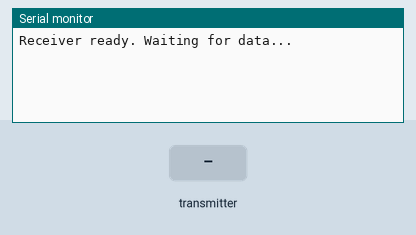
Bench run of a sketch on a simulated Arduino Uno, built with avr-gcc and run on an emulated ATmega328P. Shown: the last lines printed to the serial monitor. The inputs (shaded band) are chosen by the test bench. No radio packets arrive unless stated.

Above: at 1.2 s.
1.3 s: the transmitter starts sending timestamp = 0
At 1.37 s:
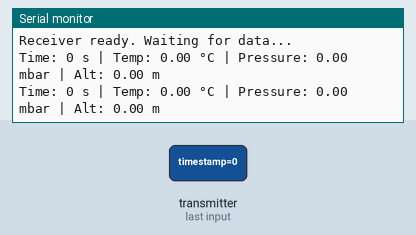
3.2 s: the transmitter starts sending temperature = 25
At 3.3 s:
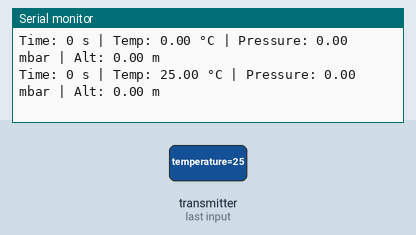
6.2 s: the transmitter starts sending altitude = 25
At 6.34 s:
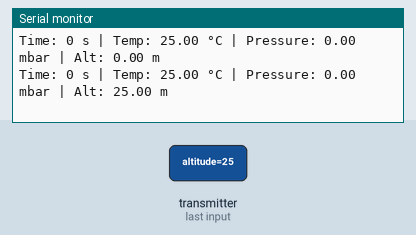
9.2 s: the transmitter starts sending timestamp = 256
At 9.36 s:
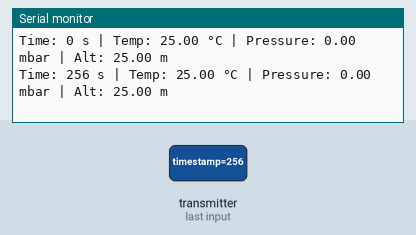
12.2 s: the transmitter starts sending temperature = 0
At 12.4 s:
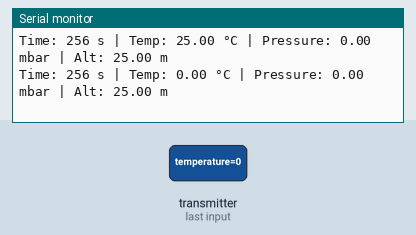
15.2 s: the transmitter starts sending altitude = 0
At 15.39 s:
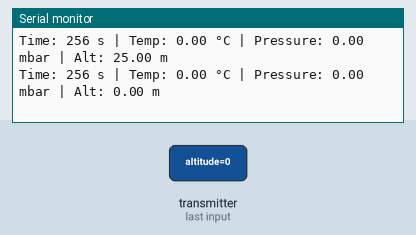

Measured:
- after the input at 1.3 s, the serial monitor: prints a new line at once (image 1)
- after the input at 3.2 s, the serial monitor: prints a new line after 0.10 s (image 2)
- after the input at 6.2 s, the serial monitor: prints a new line after 0.07 s (image 3)
- after the input at 9.2 s, the serial monitor: prints a new line after 0.09 s (image 4)
- after the input at 12.2 s, the serial monitor: prints a new line after 0.13 s (image 5)
- after the input at 15.2 s, the serial monitor: prints a new line after 0.13 s (image 6)

The sketch:

Receiver_1.ino
```cpp
#include <SPI.h>
#include <nRF24L01.h>
#include <RF24.h>

RF24 radio(9, 10); // CE, CSN
const byte address[6] = "00500";

struct SensorData {
  uint16_t timestamp;
  float temperature;
  float pressure;
  float altitude;
};

SensorData receivedData;

void setup() {
  Serial.begin(9600);
  radio.begin();
  radio.setPALevel(RF24_PA_LOW); // Or RF24_PA_MIN
  radio.setDataRate(RF24_250KBPS);
  radio.openReadingPipe(0, address);
  radio.startListening();

  Serial.println("Receiver ready. Waiting for data...");
}

void loop() {
  if (radio.available()) {
    while (radio.available()) {
      radio.read(&receivedData, sizeof(SensorData));

      Serial.print("Time: ");
      Serial.print(receivedData.timestamp);
      Serial.print(" s | Temp: ");
      Serial.print(receivedData.temperature);
      Serial.print(" °C | Pressure: ");
      Serial.print(receivedData.pressure);
      Serial.print(" mbar | Alt: ");
      Serial.print(receivedData.altitude);
      Serial.println(" m");
    }
  }
}
```
